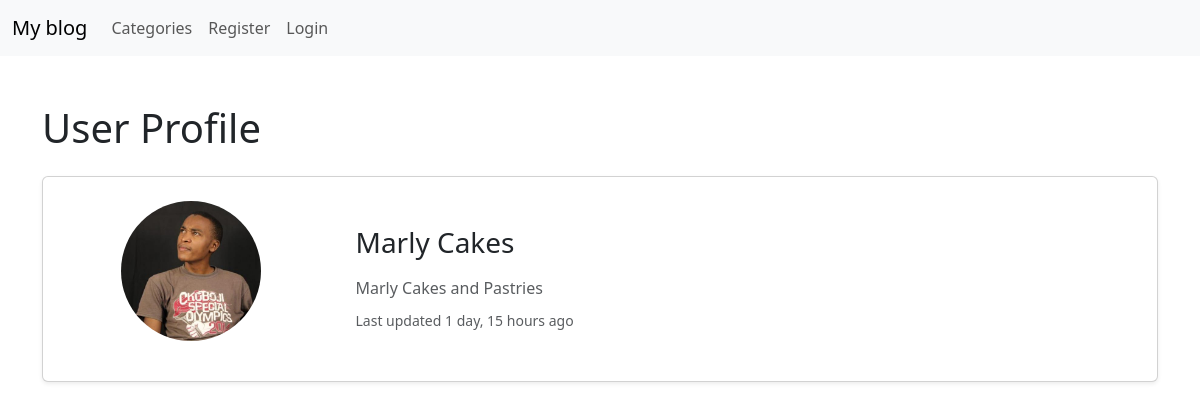
The page /blogdetails/9/profile/ on the database its author committed.
### blog/models.py (models this page shows, shortened)
class Profile(models.Model):
    user = models.OneToOneField(User, null=True, on_delete=models.CASCADE)
    bio = models.TextField()
    profile_pic = models.ImageField(null=True, blank=True, upload_to="images/profile/")
    website_url = models.CharField(max_length=255, null=True, blank=True)
    facebook_url = models.CharField(max_length=255, null=True, blank=True)
    x_url = models.CharField(max_length=255, null=True, blank=True)
    instagram_url = models.CharField(max_length=255, null=True, blank=True)
    updated_at = models.DateTimeField(auto_now=True)

### blogdetails/views.py (the view)
# urls.py: path('<int:pk>/profile/',ShowProfilePageView.as_view(), name='show_profile_page'),
class ShowProfilePageView(DetailView):
    model = Profile
    template_name = 'registration/user_profile.html'
    def get_context_data(self, *args, **kwargs):
        users = Profile.objects.all()
        context = super(ShowProfilePageView, self).get_context_data(*args, **kwargs)
        page_user = get_object_or_404(Profile, id=self.kwargs['pk'])
        context["page_user"] = page_user
        return context

### blogdetails/templates/registration/user_profile.html (shortened to what this page needs)
{% extends 'base.html' %}
{% load static %}
{% block content %}
<div class="container mt-5">
    <h1 class="mb-4">User Profile</h1>
    <div class="card shadow-sm p-4">
        <div class="row g-4 align-items-center">
            <div class="col-md-3 text-center">
                {% if page_user.profile_pic %}
                    <img src="{{ page_user.profile_pic.url }}"
                         class="img-fluid rounded-circle mb-3"
                         style="width: 140px; height: 140px; object-fit: cover;"
                         alt="Profile Picture">
                {% else %}
                    <img src="{% static 'images/profile_pic.avif' %}"
                         class="img-fluid rounded-circle mb-3"
                         style="width: 140px; height: 140px; object-fit: cover;"
                         alt="Default Profile">
                {% endif %}
            </div>
            <div class="col-md-9">
                <div class="card-body">
                    <h3 class="card-title mb-3">
                        {{ page_user.user.first_name }} {{ page_user.user.last_name }}
                    </h3>
                    {% if page_user.bio %}
                        <p class="card-text text-muted mb-2">
                            {{ page_user.bio }}
                        </p>
                    {% else %}
                        <p class="card-text text-muted mb-2">
                            This user has not added a bio yet.
                        </p>
                    {% endif %}
                    <small class="text-muted">
                        Last updated {{ page_user.updated_at|timesince }} ago
                    </small>
                </div>
            </div>
        </div>
    </div>
</div>
{% endblock %}

### rows shown on the page
Profile: profile_pic (picture), user.first_name "Marly", user.last_name "Cakes", bio "Marly Cakes and Pastries", updated_at "1 day, 15 hours"
